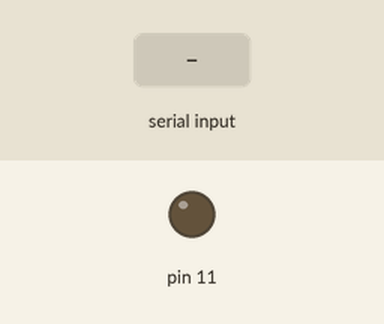
A sketch run on a simulated Arduino Uno, built with avr-gcc and run on an emulated ATmega328P. Shown: output pins drawn as LEDs (lit = HIGH). The inputs (shaded band) are chosen by the test bench. What the sketch prints to the serial monitor is not drawn.

Above: at 3.8 s.
3.9 s: "H\n" received over the second serial link
At 4.5 s:
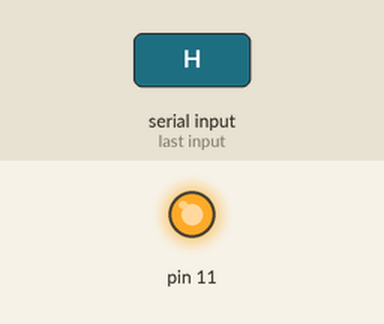
5.5 s: "G\n" received over the second serial link
At 6.3 s:
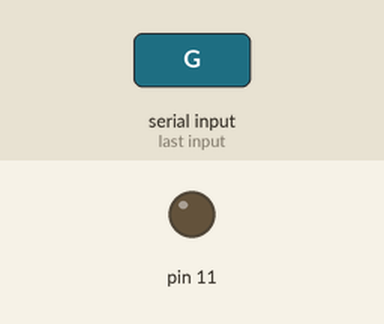
Timing chart, 0 to 8.5 s (numbered marks = the images above; inputs shaded):
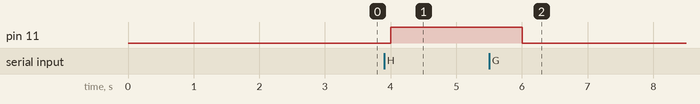

The sketch:

LEDTest3.ino
```cpp
#include <SoftwareSerial.h>

SoftwareSerial XBee(2, 3);

void setup() {
  pinMode(11, OUTPUT);
  XBee.begin(9600);
  Serial.begin(9600);
}

void loop() {
  // For #0
  Serial.write("loop Running\n");
  delay(1000);


  char stat = XBee.read();
  Serial.write(stat);
  Serial.write("\n");

  if(stat == 'G')
  {
    Serial.write("OFF");
    Serial.write("\n");

    digitalWrite(11, LOW);
    XBee.write("{3}");
    XBee.write("[");
    XBee.write("G");
    XBee.write("]\n");

    //Serial.write("OFFACK");
    //Serial.write("\n");

    stat = 'X';
  }
  else if(stat == 'H')
  {
    Serial.write("ON");
    Serial.write("\n");

    digitalWrite(11, HIGH);
    XBee.write("{3}");
    XBee.write("[");
    XBee.write("H");
    XBee.write("]\n");

    //Serial.write("ONACK");
    //Serial.write("\n");

    stat = 'X';
  }
}
```

Measured:
- after the input at 3.9 s, pin 11: LOW → HIGH after 0.10 s
- after the input at 5.5 s, pin 11: HIGH → LOW after 0.51 s
